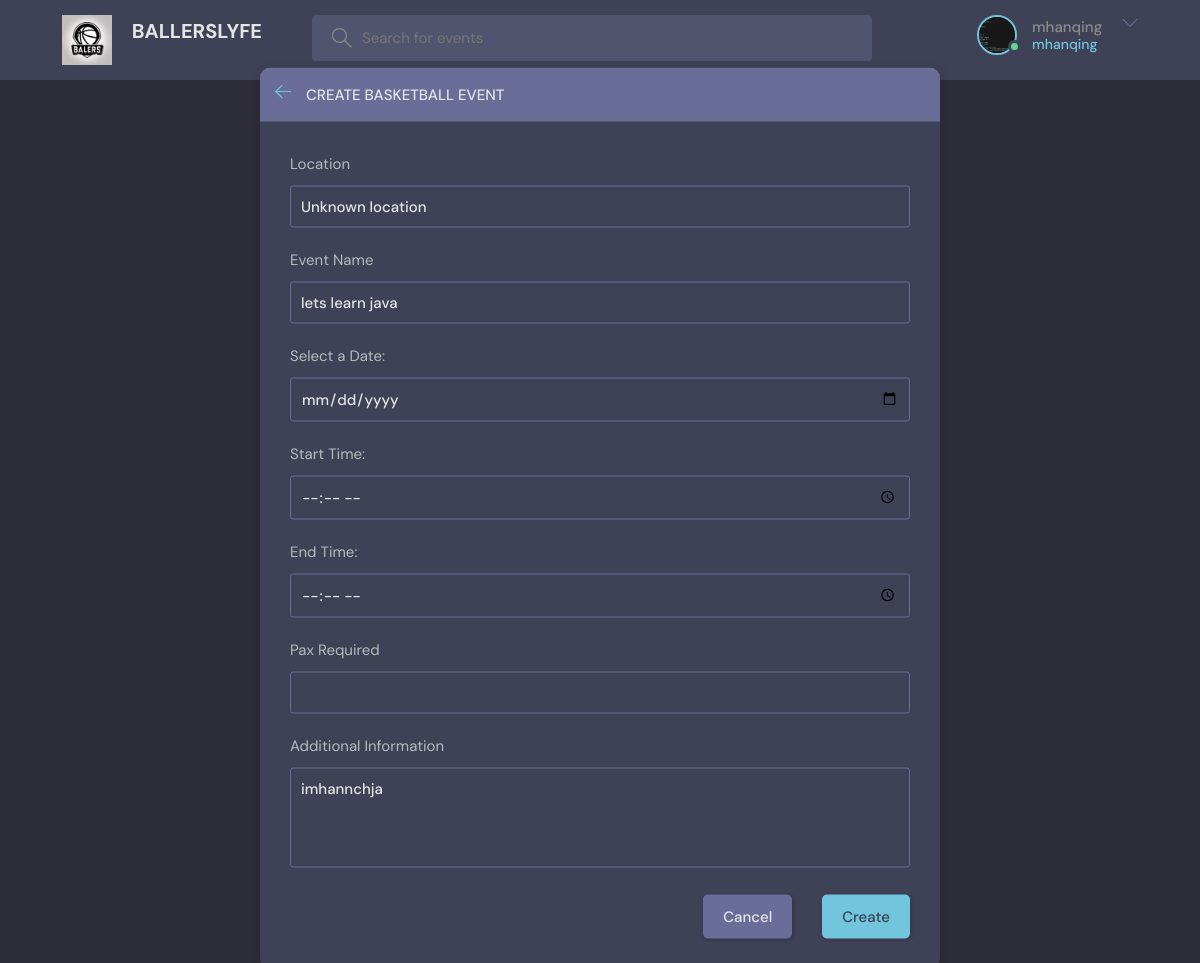
Page /update-room/2/ (signed in) on the committed database.
### base/models.py (models this page shows, shortened)
class User(AbstractUser):
    name = models.CharField(max_length=200, null=True)
    email = models.EmailField(unique=True, null=True)
    bio = models.TextField(null=True)
    avatar = models.ImageField(null=True, default="avatar.svg")
    USERNAME_FIELD = 'email'
    REQUIRED_FIELDS = []

class Room(models.Model):
    host = models.ForeignKey(User, on_delete=models.SET_NULL, null=True)
    topic = models.ForeignKey('Topic', on_delete=models.SET_NULL, null=True)
    location = models.CharField(max_length=255, default="Unknown location")  # New field for location
    date = models.DateField(null=True, blank=True)  # New field for date
    start_time = models.TimeField(null=True, blank=True)  # New field for start time
    end_time = models.TimeField(null=True, blank=True)  # New field for end time
    pax_required = models.PositiveIntegerField(null=True, blank=True)  # New field for pax required
    name = models.CharField(max_length=200)
    description = models.TextField(null=True, blank=True)
    participants = models.ManyToManyField(User, related_name='participants', blank=True)
    updated = models.DateTimeField(auto_now=True)
    created = models.DateTimeField(auto_now_add=True)
    class Meta:
        ordering = ['-updated', '-created']

### base/views.py (the view, shortened to what this page needs)
# urls.py: path('update-room/<str:pk>/', views.updateRoom, name="update-room"),
@login_required(login_url = 'login')
def updateRoom(request, pk):
    room = Room.objects.get(id=pk)
    form = RoomForm(instance=room)
    topics = Topic.objects.all()
    if request.user != room.host:
        return HttpResponse('Not allowed')
    context = {'form': form, 'topics': topics, 'room': room}
    return render(request, 'base/room_form.html', context)

### base/forms.py
class RoomForm(forms.ModelForm):
    date = forms.DateField(widget=forms.DateInput(attrs={'type': 'date'}))  # HTML5 date picker
    start_time = forms.TimeField(widget=forms.TimeInput(attrs={'type': 'time'}))  # HTML5 time picker
    end_time = forms.TimeField(widget=forms.TimeInput(attrs={'type': 'time'}))  # HTML5 time picker
    class Meta:
        model = Room
        fields = ['name', 'location', 'date', 'start_time', 'end_time', 'pax_required', 'description', 'participants']

### base/templates/base/room_form.html (shortened to what this page needs)
{% extends 'main.html' %}
{% block content %}
  <main class="create-room layout">
    <div class="container">
      <div class="layout__box">
        <div class="layout__boxHeader">
          <div class="layout__boxTitle">
            <a href="{% url 'home' %}">
              <svg version="1.1" xmlns="http://www.w3.org/2000/svg" width="32" height="32" viewBox="0 0 32 32">
                <title>arrow-left</title>
                <path
                  d="M13.723 2.286l-13.723 13.714 13.719 13.714 1.616-1.611-10.96-10.96h27.625v-2.286h-27.625l10.965-10.965-1.616-1.607z">
                </path>
              </svg>
            </a>
            <h3>Create Basketball Event</h3>
          </div>
        </div>
        <div class="layout__body">
          <form class="form" action="" method="POST">
            <div class="form__group">
              <label for="room_location">Location</label>
              <input required type="text" name="location" id="room_location" list="location-list" value="{{ form.location.value }}">
            </div>
            <div class="form__group">
              <label for="room_name">Event Name</label>
              {{ form.name }}
            </div>
            <div class="form__group">
              <label for="date">Select a Date:</label>
              {{ form.date }}
            </div>
            <div class="form__group">
              <label for="start_time">Start Time:</label>
              {{ form.start_time }}
            </div>
            <div class="form__group">
              <label for="end_time">End Time:</label>
              {{ form.end_time }}
            </div>
            <div class="form__group">
              <label for="room_pax_required">Pax Required</label>
              {{ form.pax_required }}
            </div>
            <div class="form__group">
              <label for="room_description">Additional Information</label>
              {{ form.description }}
            </div>
            <div class="form__action">
              <a class="btn btn--dark" href="{% url 'home' %}">Cancel</a>
              <button class="btn btn--main" type="submit">Create</button>
            </div>
        </form>
        </div>
      </div>
    </div>
  </main>
  {% endblock content %}

### Templates/navbar.html (shortened to what this page needs)
{% load static %}
<header class="header header--loggedIn">
    <div class="container">
      <a href="{% url 'home' %}" class="header__logo">
        <img src="{% static 'images/logomaker1725347116876.png' %}" alt="Logo" style="width: 50px; height: auto;"/>
        <h1>BALLERSLYFE</h1>
      </a>
      <form class="header__search" method="GET", action="{% url 'home' %}">
        <label>
          <input name="q" placeholder="Search for events" />
        </label>
      </form>
      <nav class="header__menu">
        {% if request.user.is_authenticated %}
        <div class="header__user">
          <a href="{% url 'user-profile' user.id %}">
            <div class="avatar avatar--medium active">
              <img src="{{request.user.avatar.url}}" />
            </div>
            <p>{{request.user.username}} <span>{{request.user.username}}</span></p>
          </a>
          <button class="dropdown-button">
            <svg version="1.1" xmlns="http://www.w3.org/2000/svg" width="32" height="32" viewBox="0 0 32 32">
              <title>chevron-down</title>
              <path d="M16 21l-13-13h-3l16 16 16-16h-3l-13 13z"></path>
            </svg>
          </button>
        </div>
        {% endif %}
      </nav>
    </div>
  </header>

### rows in the picture
User: user.avatar (picture), user.username "mhanqing"
Room: location "Unknown location", name "lets learn java", description "imhannchja"
